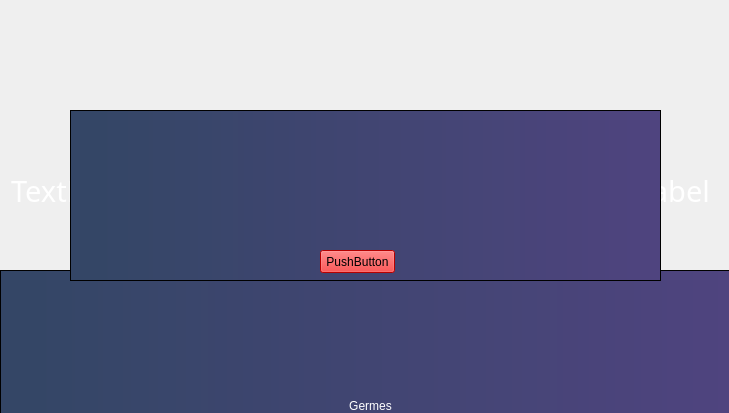
<?xml version="1.0" encoding="UTF-8"?>
<ui version="4.0">
 <class>Germes</class>
 <widget class="QMainWindow" name="Germes">
  <property name="geometry">
   <rect>
    <x>0</x>
    <y>0</y>
    <width>729</width>
    <height>413</height>
   </rect>
  </property>
  <property name="windowTitle">
   <string>Project &quot;Germes&quot;</string>
  </property>
  <widget class="QWidget" name="centralwidget">
   <widget class="QLabel" name="label_2">
    <property name="geometry">
     <rect>
      <x>10</x>
      <y>170</y>
      <width>131</width>
      <height>41</height>
     </rect>
    </property>
    <property name="font">
     <font>
      <family>Britannic Bold</family>
      <pointsize>22</pointsize>
     </font>
    </property>
    <property name="styleSheet">
     <string notr="true">color: rgb(255, 255, 255);</string>
    </property>
    <property name="text">
     <string>TextLabel</string>
    </property>
    <property name="alignment">
     <set>Qt::AlignCenter</set>
    </property>
   </widget>
   <widget class="QLabel" name="video">
    <property name="geometry">
     <rect>
      <x>-4</x>
      <y>-8</y>
      <width>741</width>
      <height>421</height>
     </rect>
    </property>
    <property name="autoFillBackground">
     <bool>false</bool>
    </property>
    <property name="text">
     <string/>
    </property>
   </widget>
   <widget class="QLabel" name="label_3">
    <property name="geometry">
     <rect>
      <x>580</x>
      <y>170</y>
      <width>131</width>
      <height>41</height>
     </rect>
    </property>
    <property name="font">
     <font>
      <family>Britannic Bold</family>
      <pointsize>22</pointsize>
     </font>
    </property>
    <property name="styleSheet">
     <string notr="true">color: rgb(255, 255, 255);</string>
    </property>
    <property name="text">
     <string>TextLabel</string>
    </property>
    <property name="alignment">
     <set>Qt::AlignCenter</set>
    </property>
   </widget>
   <widget class="QFrame" name="frame">
    <property name="enabled">
     <bool>true</bool>
    </property>
    <property name="geometry">
     <rect>
      <x>0</x>
      <y>270</y>
      <width>731</width>
      <height>421</height>
     </rect>
    </property>
    <property name="styleSheet">
     <string notr="true">background-color: qlineargradient(spread:pad, x1:0, y1:0, x2:1, y2:0, stop:0.0454545 rgba(52, 70, 102, 255), stop:1 rgba(79, 68, 127, 255));</string>
    </property>
    <property name="frameShape">
     <enum>QFrame::StyledPanel</enum>
    </property>
    <property name="frameShadow">
     <enum>QFrame::Raised</enum>
    </property>
    <widget class="QLabel" name="Name">
     <property name="geometry">
      <rect>
       <x>130</x>
       <y>40</y>
       <width>481</width>
       <height>191</height>
      </rect>
     </property>
     <property name="autoFillBackground">
      <bool>false</bool>
     </property>
     <property name="styleSheet">
      <string notr="true">font: 73pt &quot;Orbitron&quot;;
text-shadow: 2px 3px 7px;
color: rgb(255, 255, 255);
background-color: rgba(255, 255, 255, 0);</string>
     </property>
     <property name="text">
      <string>Germes</string>
     </property>
     <property name="textFormat">
      <enum>Qt::PlainText</enum>
     </property>
     <property name="scaledContents">
      <bool>false</bool>
     </property>
     <property name="alignment">
      <set>Qt::AlignCenter</set>
     </property>
    </widget>
    <widget class="QProgressBar" name="progressBar">
     <property name="enabled">
      <bool>true</bool>
     </property>
     <property name="geometry">
      <rect>
       <x>170</x>
       <y>270</y>
       <width>411</width>
       <height>31</height>
      </rect>
     </property>
     <property name="styleSheet">
      <string notr="true">QProgressBar{
background-color: rgba(255, 255, 255, 0);
border-style:none;
}

QProgressBar::chunk{
border-radius:10px;
	background-color: qlineargradient(spread:pad, x1:0, y1:0, x2:1, y2:0, stop:0 rgba(63, 63, 255, 255), stop:1 rgba(14, 123, 255, 255));
}</string>
     </property>
     <property name="value">
      <number>100</number>
     </property>
     <property name="textVisible">
      <bool>false</bool>
     </property>
     <property name="orientation">
      <enum>Qt::Horizontal</enum>
     </property>
     <property name="invertedAppearance">
      <bool>false</bool>
     </property>
     <property name="format">
      <string/>
     </property>
    </widget>
   </widget>
   <widget class="matplot" name="Matplot" native="true">
    <property name="geometry">
     <rect>
      <x>180</x>
      <y>140</y>
      <width>371</width>
      <height>81</height>
     </rect>
    </property>
   </widget>
   <widget class="QFrame" name="frame_2">
    <property name="enabled">
     <bool>true</bool>
    </property>
    <property name="geometry">
     <rect>
      <x>70</x>
      <y>110</y>
      <width>591</width>
      <height>171</height>
     </rect>
    </property>
    <property name="styleSheet">
     <string notr="true">background-color: qlineargradient(spread:pad, x1:0, y1:0, x2:1, y2:0, stop:0.0454545 rgba(52, 70, 102, 255), stop:1 rgba(79, 68, 127, 255));</string>
    </property>
    <property name="frameShape">
     <enum>QFrame::StyledPanel</enum>
    </property>
    <property name="frameShadow">
     <enum>QFrame::Raised</enum>
    </property>
    <widget class="QPushButton" name="stop">
     <property name="geometry">
      <rect>
       <x>250</x>
       <y>140</y>
       <width>75</width>
       <height>23</height>
      </rect>
     </property>
     <property name="styleSheet">
      <string notr="true">background-color: rgb(255, 0, 0);</string>
     </property>
     <property name="text">
      <string>PushButton</string>
     </property>
    </widget>
   </widget>
   <zorder>video</zorder>
   <zorder>label_2</zorder>
   <zorder>label_3</zorder>
   <zorder>frame</zorder>
   <zorder>Matplot</zorder>
   <zorder>frame_2</zorder>
  </widget>
 </widget>
 <customwidgets>
  <customwidget>
   <class>matplot</class>
   <extends>QWidget</extends>
   <header>matplot.h</header>
   <container>1</container>
  </customwidget>
 </customwidgets>
 <resources/>
 <connections/>
</ui>
